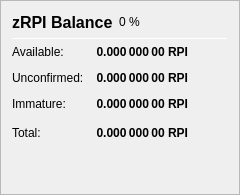
                   <widget class="QFrame" name="frame_ZerocoinBalances">
                    <property name="frameShape">
                     <enum>QFrame::StyledPanel</enum>
                    </property>
                    <property name="frameShadow">
                     <enum>QFrame::Raised</enum>
                    </property>
                    <layout class="QVBoxLayout" name="verticalLayout_7">
                     <item>
                      <layout class="QHBoxLayout" name="horizontalLayout_8" stretch="0,0,0">
                       <item>
                        <widget class="QLabel" name="label_5z_3">
                         <property name="minimumSize">
                          <size>
                           <width>0</width>
                           <height>20</height>
                          </size>
                         </property>
                         <property name="font">
                          <font>
                           <pointsize>12</pointsize>
                           <weight>75</weight>
                           <bold>true</bold>
                          </font>
                         </property>
                         <property name="text">
                          <string>zRPI Balance</string>
                         </property>
                        </widget>
                       </item>
                       <item>
                        <widget class="QLabel" name="labelzRPIPercent">
                         <property name="text">
                          <string notr="true">0 %</string>
                         </property>
                        </widget>
                       </item>
                       <item>
                        <spacer name="horizontalSpacer_11">
                         <property name="orientation">
                          <enum>Qt::Horizontal</enum>
                         </property>
                         <property name="sizeHint" stdset="0">
                          <size>
                           <width>40</width>
                           <height>20</height>
                          </size>
                         </property>
                        </spacer>
                       </item>
                      </layout>
                     </item>
                     <item>
                      <widget class="Line" name="line_ZerocoinBalance">
                       <property name="minimumSize">
                        <size>
                         <width>0</width>
                         <height>1</height>
                        </size>
                       </property>
                       <property name="maximumSize">
                        <size>
                         <width>16777215</width>
                         <height>1</height>
                        </size>
                       </property>
                       <property name="orientation">
                        <enum>Qt::Horizontal</enum>
                       </property>
                      </widget>
                     </item>
                     <item>
                      <layout class="QGridLayout" name="gridLayout_5">
                       <property name="spacing">
                        <number>12</number>
                       </property>
                       <item row="1" column="0">
                        <widget class="QLabel" name="labelzBalanceMatureText">
                         <property name="toolTip">
                          <string>Mature: more than 20 confirmation and more than 1 mint of the same denomination after it was minted.
These zRPI are spendable.</string>
                         </property>
                         <property name="text">
                          <string>Available:</string>
                         </property>
                        </widget>
                       </item>
                       <item row="1" column="1">
                        <widget class="QLabel" name="labelzBalanceMature">
                         <property name="font">
                          <font>
                           <weight>75</weight>
                           <bold>true</bold>
                          </font>
                         </property>
                         <property name="toolTip">
                          <string>Mature: more than 20 confirmation and more than 1 mint of the same denomination after it was minted.
These zRPI are spendable.</string>
                         </property>
                         <property name="text">
                          <string notr="true">0.000 000 00 RPI</string>
                         </property>
                         <property name="alignment">
                          <set>Qt::AlignRight|Qt::AlignTrailing|Qt::AlignVCenter</set>
                         </property>
                        </widget>
                       </item>
                       <item row="2" column="0">
                        <widget class="QLabel" name="labelzBalanceUnconfirmedText">
                         <property name="toolTip">
                          <string>Unconfirmed: less than 20 confirmations
Immature: confirmed, but less than 1 mint of the same denomination after it was minted</string>
                         </property>
                         <property name="text">
                          <string>Unconfirmed:</string>
                         </property>
                        </widget>
                       </item>
                       <item row="2" column="1">
                        <widget class="QLabel" name="labelzBalanceUnconfirmed">
                         <property name="font">
                          <font>
                           <weight>75</weight>
                           <bold>true</bold>
                          </font>
                         </property>
                         <property name="toolTip">
                          <string>Unconfirmed: less than 20 confirmations
Immature: confirmed, but less than 1 mint of the same denomination after it was minted</string>
                         </property>
                         <property name="text">
                          <string notr="true">0.000 000 00 RPI</string>
                         </property>
                         <property name="alignment">
                          <set>Qt::AlignRight|Qt::AlignTrailing|Qt::AlignVCenter</set>
                         </property>
                        </widget>
                       </item>
                       <item row="3" column="0">
                        <widget class="QLabel" name="labelzBalanceImmatureText">
                         <property name="toolTip">
                          <string>Unconfirmed: less than 20 confirmations
Immature: confirmed, but less than 1 mint of the same denomination after it was minted</string>
                         </property>
                         <property name="text">
                          <string>Immature:</string>
                         </property>
                        </widget>
                       </item>
                       <item row="3" column="1">
                        <widget class="QLabel" name="labelzBalanceImmature">
                         <property name="font">
                          <font>
                           <weight>75</weight>
                           <bold>true</bold>
                          </font>
                         </property>
                         <property name="toolTip">
                          <string>Unconfirmed: less than 20 confirmations
Immature: confirmed, but less than 1 mint of the same denomination after it was minted</string>
                         </property>
                         <property name="text">
                          <string notr="true">0.000 000 00 RPI</string>
                         </property>
                         <property name="alignment">
                          <set>Qt::AlignRight|Qt::AlignTrailing|Qt::AlignVCenter</set>
                         </property>
                        </widget>
                       </item>
                       <item row="4" column="0">
                        <widget class="QLabel" name="labelzBalanceText">
                         <property name="toolTip">
                          <string>Your current zRPI balance, unconfirmed and immature zRPI included.</string>
                         </property>
                         <property name="text">
                          <string>Total:</string>
                         </property>
                        </widget>
                       </item>
                       <item row="4" column="1">
                        <widget class="QLabel" name="labelzBalance">
                         <property name="font">
                          <font>
                           <weight>75</weight>
                           <bold>true</bold>
                          </font>
                         </property>
                         <property name="cursor">
                          <cursorShape>IBeamCursor</cursorShape>
                         </property>
                         <property name="toolTip">
                          <string>Your current zRPI balance, unconfirmed and immature zRPI included.</string>
                         </property>
                         <property name="text">
                          <string notr="true">0.000 000 00 RPI</string>
                         </property>
                         <property name="alignment">
                          <set>Qt::AlignRight|Qt::AlignTrailing|Qt::AlignVCenter</set>
                         </property>
                         <property name="textInteractionFlags">
                          <set>Qt::LinksAccessibleByMouse|Qt::TextSelectableByKeyboard|Qt::TextSelectableByMouse</set>
                         </property>
                        </widget>
                       </item>
                       <item row="4" column="2">
                        <spacer name="horizontalSpacer_4">
                         <property name="orientation">
                          <enum>Qt::Horizontal</enum>
                         </property>
                         <property name="sizeHint" stdset="0">
                          <size>
                           <width>40</width>
                           <height>20</height>
                          </size>
                         </property>
                        </spacer>
                       </item>
                      </layout>
                     </item>
                     <item>
                      <spacer name="verticalSpacer_4">
                       <property name="orientation">
                        <enum>Qt::Vertical</enum>
                       </property>
                       <property name="sizeHint" stdset="0">
                        <size>
                         <width>20</width>
                         <height>40</height>
                        </size>
                       </property>
                      </spacer>
                     </item>
                    </layout>
                   </widget>
